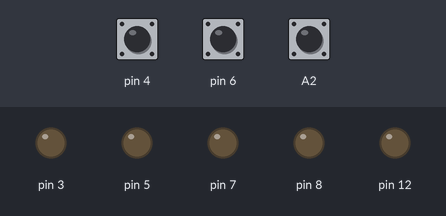
Recording of a sketch running on a simulated Arduino Uno, built with avr-gcc and run on an emulated ATmega328P. On the bench: output pins drawn as LEDs (lit = HIGH). The test bench sets the inputs (shaded band); at power-on: pin 4 HIGH, pin 6 HIGH, A2 HIGH.

Above: at 1.2 s.
1.3 s: pin 4 pulled LOW for 0.15 s
At 2.3 s:
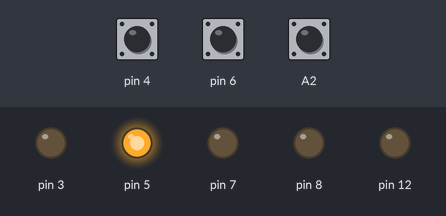
3.4 s: pin 6 pulled LOW for 0.15 s
At 5.0 s:
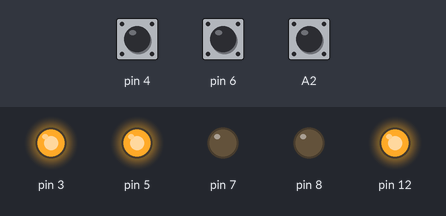
5.5 s: A2 pulled LOW for 0.15 s
At 6.0 s:
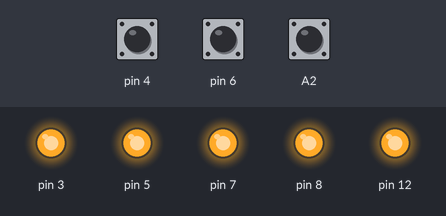
7.1 s: pin 4 pulled LOW for 1 s
At 9.2 s:
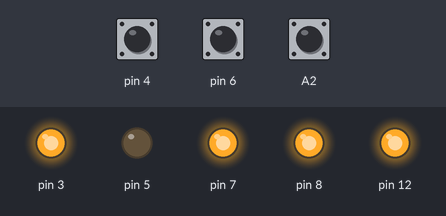
9.6 s: pin 6 pulled LOW for 1 s
At 11.1 s:
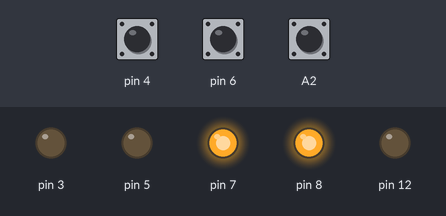
12.1 s: pin 4 pulled LOW for 0.15 s
At 14.2 s:
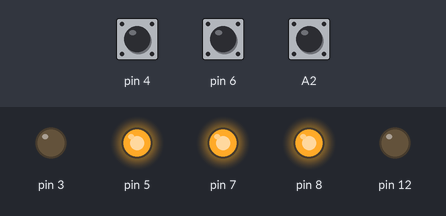
Timing chart, 0 to 15.2 s (numbered marks = the images above; inputs shaded):
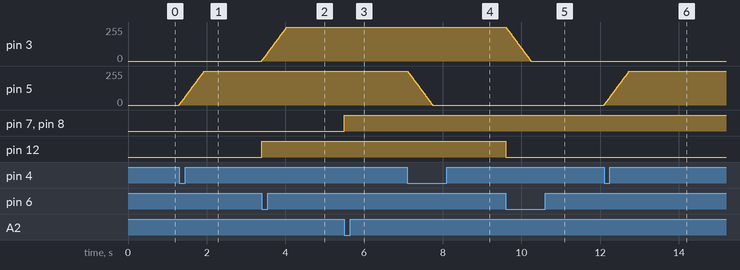

The sketch:

Controller01.ino
```cpp
#include "base_dimmer.h"
#include "simple_dimmer.h"
#include "simple_kitchen_dimmer.h"
#include "living_room_dimmer.h"


SimpleDimmer sd1(4, 5);
SimpleKitchenDimmer sd2(6, 3, 12);
LivingRoomDimmer sd3(A2,8,7);

void setup()
{
  sd1.setup();
  sd2.setup();
  sd3.setup();
}

void loop()
{
    sd1.loop();
    sd2.loop();
    sd3.loop();
}
```

base_dimmer.cpp
```cpp
#ifndef BASE_DIMMER_H
#define BASE_DIMMER_H
#if ARDUINO >= 100
 #include "Arduino.h"
#else
 #include "WProgram.h"
#endif

#include "base_dimmer.h"

void BaseDimmer::setButton(int buttonPin) {
    this->buttonPin = buttonPin;
    this->debounceLastTime = 0;
    this->isDebouncing = 0;
}

void BaseDimmer::setup() {
    pinMode(this->buttonPin, INPUT);
    digitalWrite(this->buttonPin, HIGH);
}


void BaseDimmer::checkSwitches()
{
    if (this->isDebouncing && (this->debounceLastTime + DEBOUNCE) > millis()) {
        return; // not enough time has passed to debounce
    }
    char currentstate = !digitalRead(this->buttonPin);   // read the button

    if (currentstate != this->pressed) {
        if (currentstate == 1) {
            // just pressed
            this->onButtonPressed();
            this->pressed = 1;
        }
        else if (currentstate == 0) {
            // just released
            this->onButtonReleased();
            this->pressed = 0;
        }
        this->isDebouncing = 1;
    }
    else {
        this->isDebouncing = 0;
    }
    // ok we have waited DEBOUNCE milliseconds, lets reset the timer
    this->debounceLastTime = millis();
}

void BaseDimmer::loop() {
    this->checkSwitches();      // when we check the switches we'll get the current state

    if (this->pressed) {
        this->onButtonKeepsPressed();
    }
}


#endif
```

base_dimmer.h
```cpp
// button debouncer, how many ms to debounce, 5+ ms is usually plenty
#define DEBOUNCE 50

#define ANIMATION_STEP 10

//how long to go into setup mode
#define LONG_PRESS 5000

/**
 *
 *
 */
class BaseDimmer {
    protected:
    int buttonPin;

    //debouncing staff
    char isDebouncing;
    long debounceLastTime;

    // we will track if a button is just pressed, just released, or 'currently pressed'
    char pressed;

    long buttonPressedTime;

    void checkSwitches();

    virtual void onButtonPressed();
    virtual void onButtonReleased();
    virtual void onButtonKeepsPressed();

    void setButton(int buttonPin);

    public:
    void loop();
    void setup();
    //BaseDimmer(int buttonPin);
};
```

living_room_dimmer.cpp
```cpp
#ifndef LIVING_ROOM_DIMMER_H
#define LIVING_ROOM_DIMMER_H
#if ARDUINO >= 100
 #include "Arduino.h"
#else
 #include "WProgram.h"
#endif

#include "base_dimmer.h"
#include "living_room_dimmer.h"

#define STATE_SWITCH_TIMEOUT 2000

void LivingRoomDimmer::setup() {
    BaseDimmer::setup();
    pinMode(this->light1Pin, OUTPUT);
    pinMode(this->light2Pin, OUTPUT);
}

LivingRoomDimmer::LivingRoomDimmer(int buttonPin, int light1Pin, int light2Pin) {
    this->setButton(buttonPin);
    this->light1Pin = light1Pin;
    this->light2Pin = light2Pin;

    this->lightIsOn = 0;
    this->lightMode = 0;

    this->buttonPressedTime = 0;
    this->setupMode = 0;
    this->modeChangedLastTime = 0;
}


void LivingRoomDimmer::onButtonPressed() {
    this->buttonPressedTime = millis();
    if (this->lightIsOn == 1) {
       this->lightIsOn = 0;
    }
    else {
       this->lightIsOn = 1;
    }
    this->applyLightMode();
}

void LivingRoomDimmer::onButtonReleased() {
    this->buttonPressedTime = 0;
    if (this->setupMode == 1) {
       this->setupMode = 0;
    }
}

void LivingRoomDimmer::doSetupModeLoop() {
    if ((this->modeChangedLastTime + STATE_SWITCH_TIMEOUT) > millis()) {
        return; // not enough time has passed
    }
    this->modeChangedLastTime = millis();

    if (this->lightMode<2) {
        this->lightMode++;
    }
    else {
        this->lightMode = 0;
    }
    this->applyLightMode();
}

void LivingRoomDimmer::applyLightMode() {
    if (this->lightIsOn == 0) {
        digitalWrite(this->light1Pin, LOW);
        digitalWrite(this->light2Pin, LOW);
    }
    else if (this->lightMode == 0) {
        digitalWrite(this->light1Pin, HIGH);
        digitalWrite(this->light2Pin, HIGH);
    }
    else if (this->lightMode == 1) {
        digitalWrite(this->light1Pin, LOW);
        digitalWrite(this->light2Pin, HIGH);
    }
    else if (this->lightMode == 2) {
        digitalWrite(this->light1Pin, HIGH);
        digitalWrite(this->light2Pin, LOW);
    }
}

void LivingRoomDimmer::onButtonKeepsPressed() {
   if (this->setupMode == 1) {
      this->doSetupModeLoop();
      return; //no need it - all will be handled in do Animation
   }
   if (this->buttonPressedTime + LONG_PRESS < millis()) {
       this->setupMode = 1;
       if (!this->lightIsOn) {
           this->lightIsOn = 1;
           this->applyLightMode();
       }
   }
}


#endif
```

living_room_dimmer.h
```cpp
#include "Arduino.h"


class LivingRoomDimmer: public BaseDimmer {
    int light1Pin;
    int light2Pin;

    //state of our light
    int lightIsOn; //1 if light is on
    int lightMode; //0 - light1 is on, light2 is on,1 - light1 is off, light2 is on, 2, light1 is on light2 is off

    int setupMode;

    long modeChangedLastTime;

    void onButtonPressed();
    void onButtonReleased();
    void onButtonKeepsPressed();
    void doSetupModeLoop();
    void applyLightMode();

    public:
    LivingRoomDimmer(int buttonPin, int light1Pin, int light2Pin);
    void setup();

};
```

simple_dimmer.cpp
```cpp
#ifndef SIMPLE_DIMMER_H
#define SIMPLE_DIMMER_H
#if ARDUINO >= 100
 #include "Arduino.h"
#else
 #include "WProgram.h"
#endif

#include "base_dimmer.h"
#include "simple_dimmer.h"


SimpleDimmer::SimpleDimmer(int buttonPin, int ledPin) {
  this->setButton(buttonPin);
  // here is where we define the buttons that we'll use. button "1" is the first, button "6" is the 6th, etc
  this->light1_led = ledPin;
  this->light1_on = 0;
  this->light1_max = 255;
  this->light1_state = 0; //0 ready
  this->light1_step = 0; //step to go
  this->light1_stepSetup = 1;
  this->light1_stepLight = 4;
  this->light1_value = 0;
  this->light1_target = 0;
  this->light1_setupMode = 0;
  this->light1_pressedTime = 0;
  this->lasttime = 0;
}

void SimpleDimmer::setup(){
  BaseDimmer::setup();
  pinMode(this->light1_led, OUTPUT);
}


void SimpleDimmer::onButtonPressed() {
    this->light1_pressedTime = millis();
    if (this->light1_on == 1) {
       this->light1_on = 0;
       this->light1_target = 0;
       this->light1_step = -this->light1_stepLight;
    }
    else {
       this->light1_on = 1;
       this->light1_target = this->light1_max;
       this->light1_step = this->light1_stepLight;
    }
}

void SimpleDimmer::onButtonReleased() {
    this->light1_pressedTime = 0;
    if (this->light1_setupMode == 1) {
       this->light1_setupMode = 0;
       this->light1_max = this->light1_value;
       this->light1_step = 0;
    }
}

void SimpleDimmer::doAnimation() {
  if ((this->lasttime + ANIMATION_STEP) > millis()) {
    return; // not enough time has passed
  }
  this->lasttime = millis();

  if (this->light1_step == 0) return; //no need to animate

   if (this->light1_step > 0) {
       if (this->light1_value + this->light1_step > this->light1_target) {
           this->light1_value = this->light1_target;
           if (this->light1_setupMode == 1) {
               this->light1_step = -this->light1_step;
               this->light1_target = 0;
           }
           else {
               this->light1_step = 0; //stop animation
           }
       }
       else {
           this->light1_value += this->light1_step;
       }
       analogWrite(this->light1_led, this->light1_value);
   }
   else {
       if (this->light1_value + this->light1_step < this->light1_target) {
           this->light1_value = this->light1_target;
           if (this->light1_setupMode == 1) {
               this->light1_step = -1*this->light1_step;
               this->light1_target = 255;
           }
           else {
               this->light1_step = 0; //stop animation
           }
       }
       else {
           this->light1_value += this->light1_step;
       }
       analogWrite(this->light1_led, this->light1_value);
   }
}

void SimpleDimmer::onButtonKeepsPressed() {
   if (this->light1_setupMode == 1) {
      return; //no need it
   }
   if (this->light1_pressedTime + LONG_PRESS < millis()) {
       this->light1_setupMode = 1;
       if (this->light1_value == 0) {
          this->light1_step = this->light1_stepSetup;
          this->light1_target = 255;
       }
       else {
          this->light1_step = -1*this->light1_stepSetup;
          this->light1_target = 0;
       }
   }
}

void SimpleDimmer::loop() {
    BaseDimmer::loop();
    this->doAnimation();
}

#endif
```

simple_dimmer.h
```cpp
#include "Arduino.h"

class SimpleDimmer: public BaseDimmer {
    int light1_led;
    int light1_on;
    int light1_max;
    int light1_state; //0 ready
    int light1_step; //step to go
    int light1_stepSetup;
    int light1_stepLight;
    int light1_value;
    int light1_target;
    int light1_setupMode;
    long light1_pressedTime;
    long lasttime;


    void doAnimation();
    void onButtonPressed();
    void onButtonReleased();
    void onButtonKeepsPressed();

    public:
    SimpleDimmer(int buttonPin, int ledPin);
    void loop();
    void setup();
};
```

simple_kitchen_dimmer.cpp
```cpp
#ifndef SIMPLE_KITCHEN_DIMMER_H
#define SIMPLE_KITCHEN_DIMMER_H
#if ARDUINO >= 100
 #include "Arduino.h"
#else
 #include "WProgram.h"
#endif

#include "base_dimmer.h"
#include "simple_kitchen_dimmer.h"


SimpleKitchenDimmer::SimpleKitchenDimmer(int buttonPin, int ledPin, int light2Pin){
  this->setButton(buttonPin);
  this->light1_led = ledPin;
  this->light1_on = 0;
  this->light1_max = 255;
  this->light1_state = 0; //0 ready
  this->light1_step = 0; //step to go
  this->light1_stepSetup = 1;
  this->light1_stepLight = 4;
  this->light1_value = 0;
  this->light1_target = 0;
  this->light1_setupMode = 0;
  this->light1_pressedTime = 0;
  this->lasttime = 0;

  this->light2Pin = light2Pin;
  this->light2On  = 1;
}

void SimpleKitchenDimmer::setup(){
  BaseDimmer::setup();
  pinMode(this->light1_led, OUTPUT);

  pinMode(this->light2Pin, OUTPUT);
  digitalWrite(this->light2Pin, LOW);
}

void SimpleKitchenDimmer::onButtonPressed() {
    this->light1_pressedTime = millis();
    if (this->light1_on == 1) {
       this->light1_on = 0;
       this->light1_target = 0;
       this->light1_step = -this->light1_stepLight;
       digitalWrite(this->light2Pin, LOW);

    }
    else {
       this->light1_on = 1;
       this->light1_target = this->light1_max;
       this->light1_step = this->light1_stepLight;
       if (this->light2On) {
         digitalWrite(this->light2Pin, HIGH);
       }
    }
}

void SimpleKitchenDimmer::onButtonReleased() {
    this->light1_pressedTime = 0;
    if (this->light1_setupMode == 1) {
       this->light1_setupMode = 0;
       this->light1_max = this->light1_value;
       this->light1_step = 0;
    }
}

void SimpleKitchenDimmer::doAnimation() {
  if ((this->lasttime + ANIMATION_STEP) > millis()) {
    return; // not enough time has passed
  }
  this->lasttime = millis();

  if (this->light1_step == 0) return; //no need to animate

   if (this->light1_step > 0) {
       if (this->light1_value + this->light1_step > this->light1_target) {
           this->light1_value = this->light1_target;
           if (this->light1_setupMode == 1) {
               this->light1_step = -this->light1_step;
               this->light1_target = 0;

               if (this->light2On) {
                   this->light2On = 0;
                   digitalWrite(this->light2Pin, LOW);
               }
               else {
                   this->light2On = 1;
                   digitalWrite(this->light2Pin, HIGH);
               }

           }
           else {
               this->light1_step = 0; //stop animation
           }
       }
       else {
           this->light1_value += this->light1_step;
       }
       analogWrite(this->light1_led, this->light1_value);
   }
   else {
       if (this->light1_value + this->light1_step < this->light1_target) {
           this->light1_value = this->light1_target;
           if (this->light1_setupMode == 1) {
               this->light1_step = -1*this->light1_step;
               this->light1_target = 255;
               if (this->light2On) {
                   this->light2On = 0;
                   digitalWrite(this->light2Pin, LOW);
               }
               else {
                   this->light2On = 1;
                   digitalWrite(this->light2Pin, HIGH);
               }

           }
           else {
               this->light1_step = 0; //stop animation
           }
       }
       else {
           this->light1_value += this->light1_step;
       }
       analogWrite(this->light1_led, this->light1_value);
   }
}

void SimpleKitchenDimmer::onButtonKeepsPressed() {
   if (this->light1_setupMode == 1) {
      return; //no need it
   }
   if (this->light1_pressedTime + LONG_PRESS < millis()) {
       this->light1_on = 1;
       if (this->light2On) {
         digitalWrite(this->light2Pin, HIGH);
       }

       this->light1_setupMode = 1;
       if (this->light1_value == 0) {
          this->light1_step = this->light1_stepSetup;
          this->light1_target = 255;
       }
       else {
          this->light1_step = -1*this->light1_stepSetup;
          this->light1_target = 0;
       }
   }
}

void SimpleKitchenDimmer::loop() {
    BaseDimmer::loop();
    this->doAnimation();
}

#endif
```

simple_kitchen_dimmer.h
```cpp
#include "Arduino.h"

class SimpleKitchenDimmer: public BaseDimmer {
    // here is where we define the buttons that we'll use. button "1" is the first, button "6" is the 6th, etc
    int light1_led;
    int light1_on;
    int light1_max;
    int light1_state; //0 ready
    int light1_step; //step to go
    int light1_stepSetup;
    int light1_stepLight;
    int light1_value;
    int light1_target;
    int light1_setupMode;
    long light1_pressedTime;

    long lasttime;


    int light2On;
    int light2Pin;

    void doAnimation();
    void onButtonPressed();
    void onButtonReleased();
    void onButtonKeepsPressed();

    public:
    SimpleKitchenDimmer(int buttonPin, int ledPin, int light2Pin);
    void loop();
    void setup();
};
```

Measured:
- after the input at 1.3 s, pin 5: moves from 0/255 to 255/255 over 0.63 s, starting at once
- after the input at 3.4 s, pin 3: moves from 0/255 to 255/255 over 0.63 s, starting at once; pin 12: LOW → HIGH at once
- after the input at 5.5 s, pin 7, pin 8: LOW → HIGH at once
- after the input at 7.1 s, pin 5: moves from 255/255 to 0/255 over 0.63 s, starting at once
- after the input at 9.6 s, pin 3: moves from 255/255 to 0/255 over 0.63 s, starting at once; pin 12: HIGH → LOW at once
- after the input at 12.1 s, pin 5: moves from 0/255 to 255/255 over 0.63 s, starting at once
